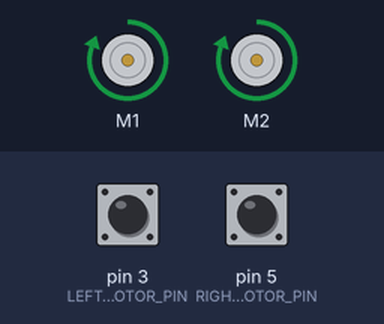
Simulated run of this sketch. Board: Arduino Uno, built with avr-gcc and run on an emulated ATmega328P. Parts: 2 × DC motor (green arrow = forward, orange = backward, longer = faster). Inputs (shaded band) come from the test bench; at power-on: pin 3 (LEFT_MOTOR_PIN) LOW, pin 5 (RIGHT_MOTOR_PIN) LOW.

Above: at 0.1 s.
Timing chart, 0 to 1.6 s (numbered marks = the images above):
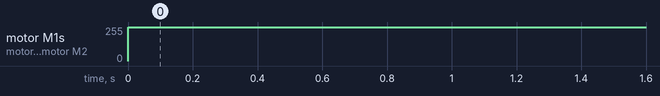

The sketch:

AvoidObstacleCurve.ino
```cpp
#include "DualVNH5019MotorShield.h"
#include <SharpIR.h>
#include <PinChangeInt.h>
#include <RunningMedian.h>

/////////////////////////////////////////////////////////////////////////
///////////////////////////////HARDWARE SETUP////////////////////////////
/////////////////////////////////////////////////////////////////////////

// SETUP MOTOR PINS
// Motor encoders are taking the DIGITAL pins
#define LEFT_MOTOR_PIN 3
#define RIGHT_MOTOR_PIN 5

// DECLARE VARIABLES
DualVNH5019MotorShield md;
volatile float encoder_left = 0;
volatile float encoder_right = 0;
double error = 0.0, integralError = 0.0, target_ticks = 0.0;
float left_straight_speed, right_straight_speed;
float left_rotate_speed, right_rotate_speed;
float left_brake_speed, right_brake_speed;
int angle;

int RightSensorA1 = 0;
int LeftSensorA0 = 0;
int Right_side = 0;
int Left_side = 0;
int movement = 0;
int near = 0;
int initial = 0;
int state = 0;

// SETUP SENSORS PINS
// sensors are taking the ANALOG pins
#define SENSOR_LEFT_PIN 0
#define SENSOR_RIGHT_PIN 1
#define SENSOR_CT_PIN 2
#define SENSOR_CB_PIN 3
#define SENSOR_CL_PIN 4
#define SENSOR_CR_PIN 5
#define WALL_DISTANCE 12

#define FRONT_SHORT_OFFSET 2
#define SIDE_SHORT_OFFSET 7
#define FRONT_LONG_OFFSET 1
//#define front_center_offset

// 1080 => short range senor GP2Y0A21YK
// 20150 => long range sensor GP2Y0A02YK
SharpIR SENSOR_LEFT (SENSOR_LEFT_PIN, 1080); // left, short range sensor
SharpIR SENSOR_RIGHT (SENSOR_RIGHT_PIN, 1080); // right, short range sensor
SharpIR SENSOR_C_TOP (SENSOR_CT_PIN, 20150); // center top, long range sensor
SharpIR SENSOR_C_BOT (SENSOR_CB_PIN, 20150); // center bottom, long range sensor
SharpIR SENSOR_C_LEFT (SENSOR_CL_PIN, 1080);  // center left, short range sensor
SharpIR SENSOR_C_RIGHT (SENSOR_CR_PIN, 1080);  // center right, short range sensor

/////////////////////////////////////////////////////////////////////////
/////////////////////////////////SETUP///////////////////////////////////
/////////////////////////////////////////////////////////////////////////

void setup() {
  Serial.begin(115200);
  md.init();
  pinMode(LEFT_MOTOR_PIN, INPUT);
  pinMode(RIGHT_MOTOR_PIN, INPUT);
  // attach interrputs to the encoders output pins with PinChangeInt
  PCintPort::attachInterrupt(LEFT_MOTOR_PIN, left_encoder_rising, HIGH);
  PCintPort::attachInterrupt(RIGHT_MOTOR_PIN, right_encoder_rising, HIGH);
  left_straight_speed = 400;    //250
  right_straight_speed = 400;    //250
  left_rotate_speed = 350;    //150
  right_rotate_speed = 350;    //150
  left_brake_speed = 385;    //250
  right_brake_speed = 400;
}

void loop() {
  md.setSpeeds (400,400);
  // move_forward_ramp(10);
  // Obstacle Avoidance
  // avoid_obstacle();
  // move_forward(10);
  while(1){
      // statement
  }

}

/////////////////////////////////////////////////////////////////////////
///////////////////////////ROBOT MOVEMENT CONTROL////////////////////////
/////////////////////////////////////////////////////////////////////////

// Straight line movement

void move_forward_ramp (int distance_cm) {
  encoder_left = 0;
  encoder_right = 0;
  double compensation = 0;
  error = 0.0;
  integralError = 0.0;
  if (distance_cm <= 10) target_ticks = distance_cm * 58.15;
  else if(distance_cm<=20) target_ticks = distance_cm * 58; // calibration done
  else if(distance_cm<=30) target_ticks = distance_cm * 58.5;
  else if(distance_cm<=40) target_ticks = distance_cm * 59.0;
  else if(distance_cm<=50) target_ticks = distance_cm * 59.3;
  else if(distance_cm<=60) target_ticks = distance_cm * 59.3;
  else if(distance_cm<=70) target_ticks = distance_cm * 59.3;
  else if(distance_cm<=80) target_ticks = distance_cm * 59.3;
  else if(distance_cm<=90) target_ticks = distance_cm * 59.6; //calibration done
  else if(distance_cm<=100) target_ticks = distance_cm * 60.2; //calibration redone on 26/9
  else if(distance_cm<=110) target_ticks = distance_cm * 59.8;
  else if(distance_cm<=120) target_ticks = distance_cm * 60.3; //calibration redone on 26/9
  else if(distance_cm<=130) target_ticks = distance_cm * 60.3;
  else if(distance_cm<=140) target_ticks = distance_cm * 60.5;
  else if(distance_cm<=150) target_ticks = distance_cm * 60.5;
  else if(distance_cm<=160) target_ticks = distance_cm * 60.5; //calibration redone on 26/9
  else if(distance_cm<=170) target_ticks = distance_cm * 60.5;
  else target_ticks = distance_cm * 60.5;

  Serial.print("Distance_cm: ");
  Serial.println(distance_cm);
  Serial.print("target tick: ");
  Serial.println(target_ticks);

  while (encoder_right < 100)
  {
    compensation = tune_pid();
    md.setSpeeds(100 + compensation, 100 - compensation);
  }

  while (encoder_right < 200)
  {
    compensation = tune_pid();
    md.setSpeeds(200 + compensation, 200 - compensation);
  }

  while (encoder_right < 250)
  {
    compensation = tune_pid();
    md.setSpeeds(300 + compensation, 300 - compensation);
  }

  while (encoder_right < target_ticks - 200)
  {
    compensation = tune_pid();
    md.setSpeeds(left_straight_speed + compensation, right_straight_speed - compensation);
  }

  while (encoder_right < target_ticks - 100)
  {
    compensation = tune_pid();
    md.setSpeeds(200 + compensation, 200 - compensation);
  }

  while (encoder_right < target_ticks)
  {
    compensation = tune_pid();
    md.setSpeeds(100 + compensation, 100 - compensation);
  }
  // Serial.print("encoder_left: ");
  // Serial.println(encoder_left);
  // Serial.print("encoder_right: ");
  // Serial.println(encoder_right);
  md.setBrakes(left_brake_speed, right_brake_speed);
  delay(1000);
  md.setBrakes(0, 0);
}

void move_backward_ramp (int distance_cm) {
  encoder_left = 0;
  encoder_right = 0;
  double compensation = 0;
  error = 0.0;
  integralError = 0.0;
  //target_ticks = distance_cm * 58.5;
  if (distance_cm<= 10) target_ticks = distance_cm * 58.3;
  else if(distance_cm<=20) target_ticks = distance_cm * 58.3;
  else if(distance_cm<=30) target_ticks = distance_cm * 58.5;
  else if(distance_cm<=40) target_ticks = distance_cm * 59.0;
  else if(distance_cm<=50) target_ticks = distance_cm * 59.3;
  else if(distance_cm<=60) target_ticks = distance_cm * 59.3;
  else if(distance_cm<=70) target_ticks = distance_cm * 59.3;
  else if(distance_cm<=80) target_ticks = distance_cm * 59.3;
  else if(distance_cm<=90) target_ticks = distance_cm * 59.3;
  else if(distance_cm<=100) target_ticks = distance_cm * 59.3;
  else if(distance_cm<=110) target_ticks = distance_cm * 59.3;
  else if(distance_cm<=120) target_ticks = distance_cm * 59.3;
  else if(distance_cm<=130) target_ticks = distance_cm * 59.3;
  else if(distance_cm<=140) target_ticks = distance_cm * 59.3;
  else if(distance_cm<=150) target_ticks = distance_cm * 72.5;
  else if(distance_cm<=160) target_ticks = distance_cm * 72.5;
  else if(distance_cm<=170) target_ticks = distance_cm * 72.5;
  else target_ticks = distance_cm * 72.5;

  Serial.print("Distance_cm: ");
  Serial.println(distance_cm);
  Serial.print("target tick: ");
  Serial.println(target_ticks);

  while (encoder_right < 100)
  {
    compensation = tune_pid();
    md.setSpeeds(-(100 + compensation), -(100 - compensation));
  }

  while (encoder_right < 200)
  {
    compensation = tune_pid();
    md.setSpeeds(-(200 + compensation), -(200 - compensation));
  }

  while (encoder_right < 250)
  {
    compensation = tune_pid();
    md.setSpeeds(-(300 + compensation), -(300 - compensation));
  }

  while (encoder_right < target_ticks - 200)
  {
    compensation = tune_pid();
    md.setSpeeds(-(left_straight_speed + compensation), -(right_straight_speed - compensation));
  }

  while (encoder_right < target_ticks - 100)
  {
    compensation = tune_pid();
    md.setSpeeds(-(200 + compensation), -(200 - compensation));
  }

  while (encoder_right < target_ticks)
  {
    compensation = tune_pid();
    md.setSpeeds(-(100 + compensation), -(100 - compensation));
  }
  Serial.print("encoder_left: ");
  Serial.println(encoder_left);
  Serial.print("encoder_right: ");
  Serial.println(encoder_right);
  //Okay at HPL
  //md.setBrakes(375, 400);

  // at HWL2
  md.setBrakes(left_brake_speed, right_brake_speed);
  delay(100);
  //md.setBrakes(0, 0);
}

void move_forward (int distance_cm) {
  encoder_left = 0;
  encoder_right = 0;
  double compensation = 0;
  error = 0.0;
  integralError = 0.0;
  if (distance_cm <= 10) target_ticks = distance_cm * 58.3;
  else if(distance_cm<=20) target_ticks = distance_cm * 58; // calibration done
  else if(distance_cm<=30) target_ticks = distance_cm * 58.5;
  else if(distance_cm<=40) target_ticks = distance_cm * 59.0;
  else if(distance_cm<=50) target_ticks = distance_cm * 59.3;
  else if(distance_cm<=60) target_ticks = distance_cm * 59.3;
  else if(distance_cm<=70) target_ticks = distance_cm * 59.3;
  else if(distance_cm<=80) target_ticks = distance_cm * 59.3;
  else if(distance_cm<=90) target_ticks = distance_cm * 59.6; //calibration done
  else if(distance_cm<=100) target_ticks = distance_cm * 60; //calibration redone on 26/9
  else if(distance_cm<=110) target_ticks = distance_cm * 59.8;
  else if(distance_cm<=120) target_ticks = distance_cm * 60.3; //calibration redone on 26/9
  else if(distance_cm<=130) target_ticks = distance_cm * 60.3;
  else if(distance_cm<=140) target_ticks = distance_cm * 60.5;
  else if(distance_cm<=150) target_ticks = distance_cm * 60.5;
  else if(distance_cm<=160) target_ticks = distance_cm * 60.5; //calibration redone on 26/9
  else if(distance_cm<=170) target_ticks = distance_cm * 60.5;
  else target_ticks = distance_cm * 60.5;

  Serial.print("Distance_cm: ");
  Serial.println(distance_cm);
  Serial.print("target tick: ");
  Serial.println(target_ticks);

  while (encoder_right < 200)
  {
    compensation = tune_pid();
    md.setSpeeds(250 + compensation, 200 - compensation);
  }

  while (encoder_right < target_ticks - 200)
  {
    compensation = tune_pid();
    md.setSpeeds(left_straight_speed + compensation, right_straight_speed - compensation);
  }

  while (encoder_right < target_ticks)
  {
    compensation = tune_pid();
    md.setSpeeds(100 + compensation, 100 - compensation);
  }
  // Serial.print("encoder_left: ");
  // Serial.println(encoder_left);
  // Serial.print("encoder_right: ");
  // Serial.println(encoder_right);
  md.setBrakes(left_brake_speed, right_brake_speed);
  delay(1000);
  md.setBrakes(0, 0);
}

void move_backward (int distance_cm) {
  encoder_left = 0;
  encoder_right = 0;
  double compensation = 0;
  error = 0.0;
  integralError = 0.0;
  //target_ticks = distance_cm * 58.5;
  if (distance_cm<= 10) target_ticks = distance_cm * 58.3;
  else if(distance_cm<=20) target_ticks = distance_cm * 58.3;
  else if(distance_cm<=30) target_ticks = distance_cm * 58.5;
  else if(distance_cm<=40) target_ticks = distance_cm * 59.0;
  else if(distance_cm<=50) target_ticks = distance_cm * 59.3;
  else if(distance_cm<=60) target_ticks = distance_cm * 59.3;
  else if(distance_cm<=70) target_ticks = distance_cm * 59.3;
  else if(distance_cm<=80) target_ticks = distance_cm * 59.3;
  else if(distance_cm<=90) target_ticks = distance_cm * 59.3;
  else if(distance_cm<=100) target_ticks = distance_cm * 59.3;
  else if(distance_cm<=110) target_ticks = distance_cm * 59.3;
  else if(distance_cm<=120) target_ticks = distance_cm * 59.3;
  else if(distance_cm<=130) target_ticks = distance_cm * 59.3;
  else if(distance_cm<=140) target_ticks = distance_cm * 59.3;
  else if(distance_cm<=150) target_ticks = distance_cm * 72.5;
  else if(distance_cm<=160) target_ticks = distance_cm * 72.5;
  else if(distance_cm<=170) target_ticks = distance_cm * 72.5;
  else target_ticks = distance_cm * 72.5;

  Serial.print("Distance_cm: ");
  Serial.println(distance_cm);
  Serial.print("target tick: ");
  Serial.println(target_ticks);

  while (encoder_right < 100)
  {
    compensation = tune_pid();
    md.setSpeeds(-(100 + compensation), -(100 - compensation));
  }

  while (encoder_right < 200)
  {
    compensation = tune_pid();
    md.setSpeeds(-(200 + compensation), -(200 - compensation));
  }

  while (encoder_right < 250)
  {
    compensation = tune_pid();
    md.setSpeeds(-(300 + compensation), -(300 - compensation));
  }

  while (encoder_right < target_ticks - 200)
  {
    compensation = tune_pid();
    md.setSpeeds(-(left_straight_speed + compensation), -(right_straight_speed - compensation));
  }

  while (encoder_right < target_ticks - 100)
  {
    compensation = tune_pid();
    md.setSpeeds(-(200 + compensation), -(200 - compensation));
  }

  while (encoder_right < target_ticks)
  {
    compensation = tune_pid();
    md.setSpeeds(-(100 + compensation), -(100 - compensation));
  }
  Serial.print("encoder_left: ");
  Serial.println(encoder_left);
  Serial.print("encoder_right: ");
  Serial.println(encoder_right);
  //Okay at HPL
  //md.setBrakes(375, 400);

  // at HWL2
  md.setBrakes(left_brake_speed, right_brake_speed);
  delay(100);
  //md.setBrakes(0, 0);
}

// Rotation
// Accelerating and decelerating slowly
void rotate_left_ramp(int angle) {
  encoder_right = 0;
  encoder_left = 0;
  double compensation = 0;
  error = 0;
  integralError = 0;
  if (angle <= 5) target_ticks = angle * 5.2;
  else if (angle <= 10) target_ticks = angle * 6.3;
  else if (angle <= 15) target_ticks = angle * 6.4;
  else if (angle <= 30) target_ticks = angle * 7.7; //7.72
  else if (angle <= 45) target_ticks = angle * 8.01; //8.635
  else if (angle <= 60) target_ticks = angle * 8.3;
  else if (angle <= 90) target_ticks = angle * 8.877; // calibration redone on 26/9
  else if (angle <= 180) target_ticks = angle * 9.1; // calibration redone on 26/9
  else if (angle <= 360) target_ticks = angle * 9.12; // calibration redone on 26/9
  else if (angle <= 540) target_ticks = angle * 9.11; // calibration redone on 26/9
  else if (angle <= 720) target_ticks = angle * 9.12; // calibration redone on 26/9
  else if (angle <= 900) target_ticks = angle * 9.11; // calibration redone on 26/9
  else if (angle <= 1080) target_ticks = angle * 9.1; // calibration redone on 26/9
  else target_ticks = angle * 9.1;

  // ramping up
  while (encoder_right < target_ticks* 0.2 )
  {
    compensation = tune_pid();
    md.setSpeeds(- (150 + compensation), 150 - compensation);
  }

  // achieveing max speed
  while (encoder_right < target_ticks*0.7)
  {
    compensation = tune_pid();
    md.setSpeeds(-(left_rotate_speed + compensation), (right_rotate_speed - compensation));
  }

  // ramping down
  while (encoder_right < target_ticks)
  {
    compensation = tune_pid();
    md.setSpeeds(-(150 + compensation), (150 - compensation));
  }
  md.setBrakes(left_brake_speed, right_brake_speed);
  delay(80);
  md.setBrakes(0, 0);
}

void rotate_right_ramp(int angle) {
  encoder_right = 0;
  encoder_left = 0;
  double compensation = 0;
  error = 0;
  integralError = 0;
  if (angle <= 5) target_ticks = angle * 5.2;
  else if (angle <= 10) target_ticks = angle * 6.3;
  else if (angle <= 15) target_ticks = angle * 6.4;
  else if (angle <= 30) target_ticks = angle * 7.7; //7.72
  else if (angle <= 45) target_ticks = angle * 8.01; //8.635
  else if (angle <= 60) target_ticks = angle * 8.3;
  else if (angle <= 90) target_ticks = angle * 8.47; //8.643
  else if (angle <= 180) target_ticks = angle * 9.75;    //tune 180
  else if (angle <= 360) target_ticks = angle * 9.37;
  else if (angle <= 720) target_ticks = angle * 9.15;
  else if (angle <= 900) target_ticks = angle * 9.16;
  else if (angle <= 1080) target_ticks = angle * 9.06;
  else target_ticks = angle * 9.0;

  // ramping up
  while (encoder_right < target_ticks*0.2 )
  {
    compensation = tune_pid();
    md.setSpeeds(150 + compensation, -(150 - compensation));
  }

  // achieving max speed
  while (encoder_right < target_ticks*0.7)
  {
    compensation = tune_pid();
    md.setSpeeds(left_rotate_speed + compensation, -(right_rotate_speed - compensation));
  }

  // ramping down
  while (encoder_right < target_ticks)
  {
    compensation = tune_pid();
    md.setSpeeds(150 + compensation, -(150 - compensation));
  }

  md.setBrakes(left_brake_speed, right_brake_speed);
  delay(80);
  md.setBrakes(0, 0);
}

// Without ramp
void rotate_left(int angle) {
  encoder_right = 0;
  encoder_left = 0;
  double compensation = 0;
  error = 0;
  integralError = 0;
  if (angle <= 5) target_ticks = angle * 5.2;
  else if (angle <= 10) target_ticks = angle * 6.3;
  else if (angle <= 15) target_ticks = angle * 6.4;
  else if (angle <= 30) target_ticks = angle * 7.7; //7.72
  else if (angle <= 45) target_ticks = angle * 8.01; //8.635
  else if (angle <= 60) target_ticks = angle * 8.3;
  else if (angle <= 90) target_ticks = angle * 8.8;
  else if (angle <= 180) target_ticks = angle * 9.1;
  else if (angle <= 360) target_ticks = angle * 9.12;
  else if (angle <= 540) target_ticks = angle * 9.11;
  else if (angle <= 720) target_ticks = angle * 9.12;
  else if (angle <= 900) target_ticks = angle * 9.11;
  else if (angle <= 1080) target_ticks = angle * 9.1;
  else target_ticks = angle * 9.1;

  while (encoder_right < target_ticks)
  {
    compensation = tune_pid();
    md.setSpeeds(-(left_rotate_speed + compensation), (right_rotate_speed - compensation));
  }
  md.setBrakes(left_brake_speed, right_brake_speed);
  delay(80);
  md.setBrakes(0, 0);
}

void rotate_right(int angle) {
  encoder_right = 0;
  encoder_left = 0;
  double compensation = 0;
  error = 0;
  integralError = 0;
  if (angle <= 5) target_ticks = angle * 5.2;
  else if (angle <= 10) target_ticks = angle * 6.3;
  else if (angle <= 15) target_ticks = angle * 6.4;
  else if (angle <= 30) target_ticks = angle * 7.7; //7.72
  else if (angle <= 45) target_ticks = angle * 8.01; //8.635
  else if (angle <= 60) target_ticks = angle * 8.3;
  else if (angle <= 90) target_ticks = angle * 8.47; //8.643
  else if (angle <= 180) target_ticks = angle * 9.75;    //tune 180
  else if (angle <= 360) target_ticks = angle * 9.37;
  else if (angle <= 720) target_ticks = angle * 9.15;
  else if (angle <= 900) target_ticks = angle * 9.16;
  else if (angle <= 1080) target_ticks = angle * 9.06;
  else target_ticks = angle * 9.0;

  while (encoder_right < target_ticks)
  {
    compensation = tune_pid();
    md.setSpeeds(left_rotate_speed + compensation, -(right_rotate_speed - compensation));
  }
  md.setBrakes(left_brake_speed, right_brake_speed);
  delay(80);
  md.setBrakes(0, 0);
}

/////////////////////////////////////////////////////////////////////////
///////////////////////////////PID TUNING////////////////////////////////
/////////////////////////////////////////////////////////////////////////

// interrupts to be called for counting the number of ticks from encoder output
// when motor moves, used in tuning the PID, then translated into distance

void left_encoder_rising () {
  encoder_left++;
}

void right_encoder_rising () {
  encoder_right++;
}

double tune_pid () {
  double compensation, previous_encoder_right;
  //double Kp, Ki, Kd, p, i, d;
   double Kp, Ki, Kd, p, i;
  // Okay at HPL
//  Kp = 50;
//  Ki = 0.1;
//  Kd = 0.01;
  // Okay at HWL2
  // Kp = 54 for rotation
  Kp = 52; // increase in case it is going left, decrease in case it is going right
  Ki = 0.1;
  //Kd = 0.01;
  error = encoder_right - encoder_left;
  integralError += error;
  p = error * Kp;
  i = integralError * Ki;
  //d = (previous_encoder_right - encoder_right) * Kd;
  //compensation = p + i + d;
  compensation = p + i;
  previous_encoder_right = encoder_right;
  return compensation;
}

/////////////////////////////////////////////////////////////////////////
///////////////////////////ROBOT SENSOR CONTROL//////////////////////////
/////////////////////////////////////////////////////////////////////////

//Takes a median of the distance for accurate reading
int get_distance (SharpIR sensor) {
 int distance = sensor.distance();
 // if any snesor reading is more than 70, return as 70. comment out this line for  actual implimenatation
 // if (distance > 70) {
 //  return 70;
 // }
 // if (distance > 60) {
 //  return distance - 5;
 // }
     if (distance > 30) {
     return 30;
    }
    else {
      return distance;
    }
}

int get_median_distance (SharpIR sensor) {
RunningMedian buffer = RunningMedian(100);
for (int i = 0; i < 10; i ++)
 {
    buffer.add(get_distance(sensor));
  }
  return buffer.getMedian();
}


void avoid_obstalce_2() {
  delay(50);
  double comp;
  RightSensorA1 = SENSOR_C_RIGHT.distance();
  LeftSensorA0 = SENSOR_C_LEFT.distance();

  // before it turns
  while(RightSensorA1 >= 25 && LeftSensorA0 >= 25)
  {
    md.setM2Speed(200);
    delay(2);
    md.setM1Speed(200);
    comp = tune_pid();
    // md.setSpeeds(200, 200);
    delay(50);
    // move_forward_ramp(10);
    RightSensorA1 = SENSOR_C_RIGHT.distance();
    LeftSensorA0 = SENSOR_C_LEFT.distance();
  }
  //start of the first turn
  md.setM2Speed(0);
  delay(1500);
  md.setM2Speed(200);

  md.setM1Speed(0);
  delay(1500);
  md.setM1Speed(200);
  delay(1200);
  md.setM1Speed(0);
  delay(1500);
   md.setM1Speed(200);
   md.setM2Speed(0);
  delay(1500);


  // while(RightSensorA1 >= 25 && LeftSensorA0 >= 25)
  // {
  //   md.setM2Speed(200);
  //   delay(2);
  //   md.setM1Speed(200);
  //   comp = tune_pid();
  //   // md.setSpeeds(200, 200);
  //   delay(50);
  //   // move_forward_ramp(10);
  //   RightSensorA1 = SENSOR_C_RIGHT.distance();
  //   LeftSensorA0 = SENSOR_C_LEFT.distance();
  // }
  md.setBrakes (400,400);
  // md.setM2Speed(200);
  // RightSensorA1 = SENSOR_C_RIGHT.distance();
  // LeftSensorA0 = SENSOR_C_LEFT.distance();
  // while(RightSensorA1 >= 30 && LeftSensorA0 >= 30)
  // {
  //   RightSensorA1 = SENSOR_C_RIGHT.distance();
  //   LeftSensorA0 = SENSOR_C_LEFT.distance();
  // }
  // md.setBrakes(300, 300);
  // delay(5000);

}
```

Measured:
- by itself, motor M1, motor M2: stopped → forward 255/255 at 0.00 s
